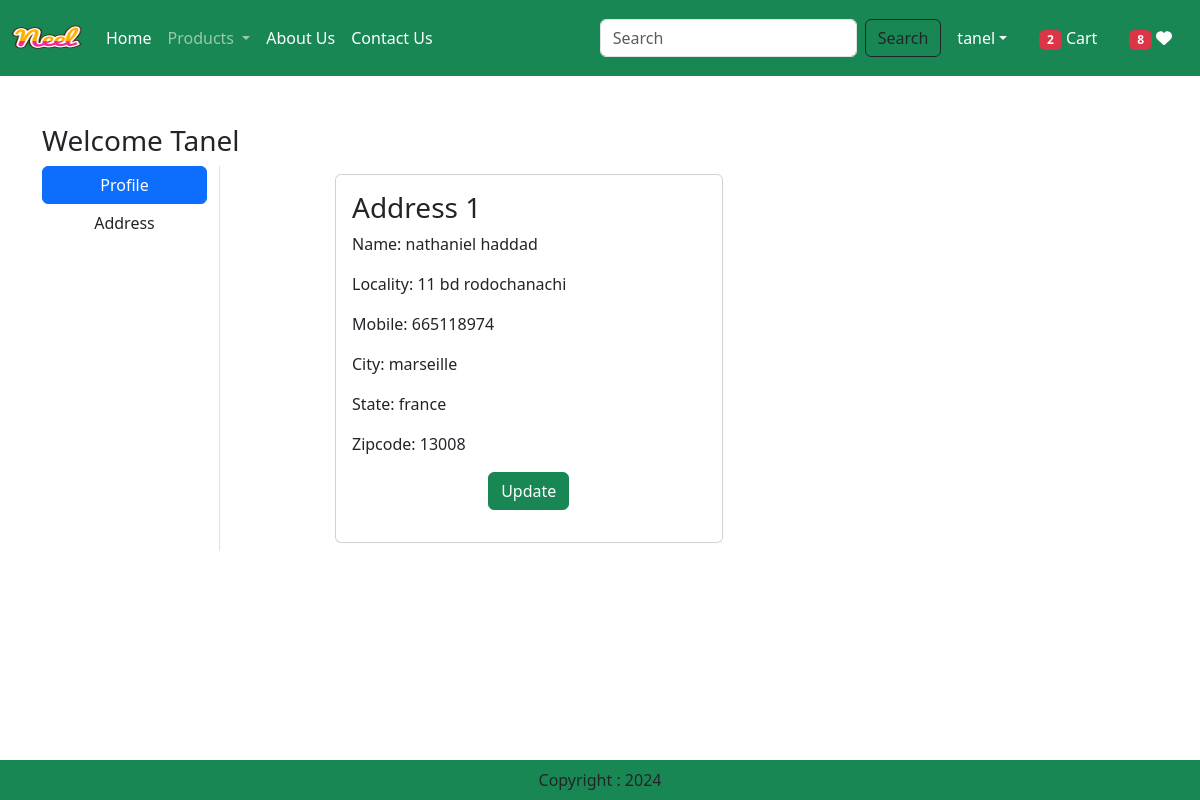
The page /address/ (signed in) on the database its author committed.
### app/models.py (models this page shows, shortened)
class Customer(models.Model):
    user = models.ForeignKey(User, on_delete=models.CASCADE)
    name = models.CharField(max_length=200)
    locality = models.CharField(max_length=200)
    city = models.CharField(max_length=50)
    mobile = models.IntegerField(default=0)
    zipcode = models.IntegerField()
    state = models.CharField(max_length=100)

### app/views.py (the view)
# urls.py: path('address/', views.address, name='address'),
@login_required
def address(request):
    add = Customer.objects.filter(user=request.user)
    totalitem = 0
    wishitem = 0
    if request.user.is_authenticated:
        totalitem = len(Cart.objects.filter(user=request.user))
        wishitem = len(Wishlist.objects.filter(user=request.user))
    return render(request, 'app/address.html', locals())

### app/templates/app/address.html (shortened to what this page needs)
{% extends 'app/base.html' %}
{% load static %}
{% block main-content %}
<div class="container my-5">
    <div class="row">
        <h3>Welcome <span class="text-capitalize">{{request.user}}</span></h3>
        <div class="col-sm-2 border-end">
            <ul class="list-unstyled">
                <li class="d-grid"><a href="{% url 'profile' %}" class="btn btn-primary">Profile</a></li>
                <li class="d-grid"><a href="{% url 'address' %}" class="btn">Address</a></li>
            </ul>
        </div>
        <div class="col-sm-9 offset-sm-1">
            <div class="row">
                {% for ad in add %}
                <div class="col-sm-6">
                    <div class="card m-2">
                        <div class="card-body">
                            <h3>Address {{forloop.counter}}</h3>
                            <p>Name: {{ad.name}}</p>
                            <p>Locality: {{ad.locality}}</p>
                            <p>Mobile: {{ad.mobile}}</p>
                            <p>City: {{ad.city}}</p>
                            <p>State: {{ad.state}}</p>
                            <p>Zipcode: {{ad.zipcode}}</p>
                            <p class="text-center"><a href="{% url 'updateAddress' pk=ad.id %}" type="button" class="btn btn-success">Update</a></p>
                        </div>
                    </div>
                </div>
                {% endfor %}
            </div>
        </div>
    </div>
</div>
{% endblock main-content %}

### app/templates/app/base.html (shortened to what this page needs)
<!DOCTYPE html>
{% load static %}
<html lang="en">
<head>
    <link href="https://cdn.jsdelivr.net/npm/bootstrap@5.3.3/dist/css/bootstrap.min.css" rel="stylesheet"
>
    <link rel="stylesheet" href="{% static 'app/css/owl.carousel.min.css' %}" />
    <link rel="stylesheet" href="{% static 'app/css/style.css' %}" />
    <link rel="stylesheet" href="{% static 'app/css/all.min.css' %}" />
</head>
<body>
    <nav class="navbar navbar-expand-lg navbar-dark bg-success">
        <div class="container-fluid">
          <a class="navbar-brand" href="#">
            <img src="{% static "app/images/neel.png" %}" width="70" height="50" alt="">
          </a>
          <div class="collapse navbar-collapse" id="navbarSupportedContent">
            <ul class="navbar-nav me-auto mb-2 mb-lg-0">
              {% if request.user.is_authenticated %}
              <li class="nav-item">
                <a class="nav-link active" aria-current="page" href="/">Home</a>
              </li>
              <li class="nav-item dropdown">
                <a class="nav-link dropdown-toggle" href="#" role="button" data-bs-toggle="dropdown" aria-expanded="false">
                  Products
                </a>
              </li>
              <li class="nav-item">
                <a class="nav-link text-white" href="{% url 'about' %}">About Us</a>
              </li>
              <li class="nav-item">
                <a class="nav-link text-white" href="{% url 'contact' %}">Contact Us</a>
              </li>
            </ul>
            <form class="d-flex" role="search" action="/search">
              <input class="form-control me-2" type="search" placeholder="Search" aria-label="Search">
              <button class="btn btn-outline-dark" type="submit">Search</button>
            </form>
          </div>
          <ul class="navbar-nav me-auto mb-2 mb-lg-0">
            <li class="nav-item dropdown mx-2">
                <a class="nav-link dropdown-toggle text-white" href="#" id="profileDropdown" role="button" data-bs-toggle="dropdown" aria-expanded="false">{{request.user}}</a>
            </li>
            <li class="nav-item mx-2">
                <a href="{% url 'showcart' %}" class="nav-link text-white"><span class="badge bg-danger">{% if totalitem > 0 %} {{totalitem}} {% endif %}</span> Cart</a>
            </li>
            <li class="nav-item mx-2">
                <a href="{% url 'showwishlist' %}" class="nav-link text-white"><span class="badge bg-danger">{% if wishitem > 0 %} {{wishitem}} {% endif %}</span>   <i class="fa fa-heart"></i></a>
            </li>
            {% endif %}
          </ul>
        </div>
      </nav>
      {% block main-content %}{% endblock main-content %}
      <footer class="container-fluid fixed-bottom bg-success text-center p-2 mt-5">
        Copyright : 2024
      </footer>
</body>
</html>

### rows shown on the page
Customer: name "nathaniel haddad", locality "11 bd rodochanachi", mobile "665118974", city "marseille", state "france", zipcode "13008"

### other values the page prints
{{ request.user }} "tanel"
{{ totalitem }} "2"
{{ wishitem }} "8"
{{ request.user }} "Tanel"
